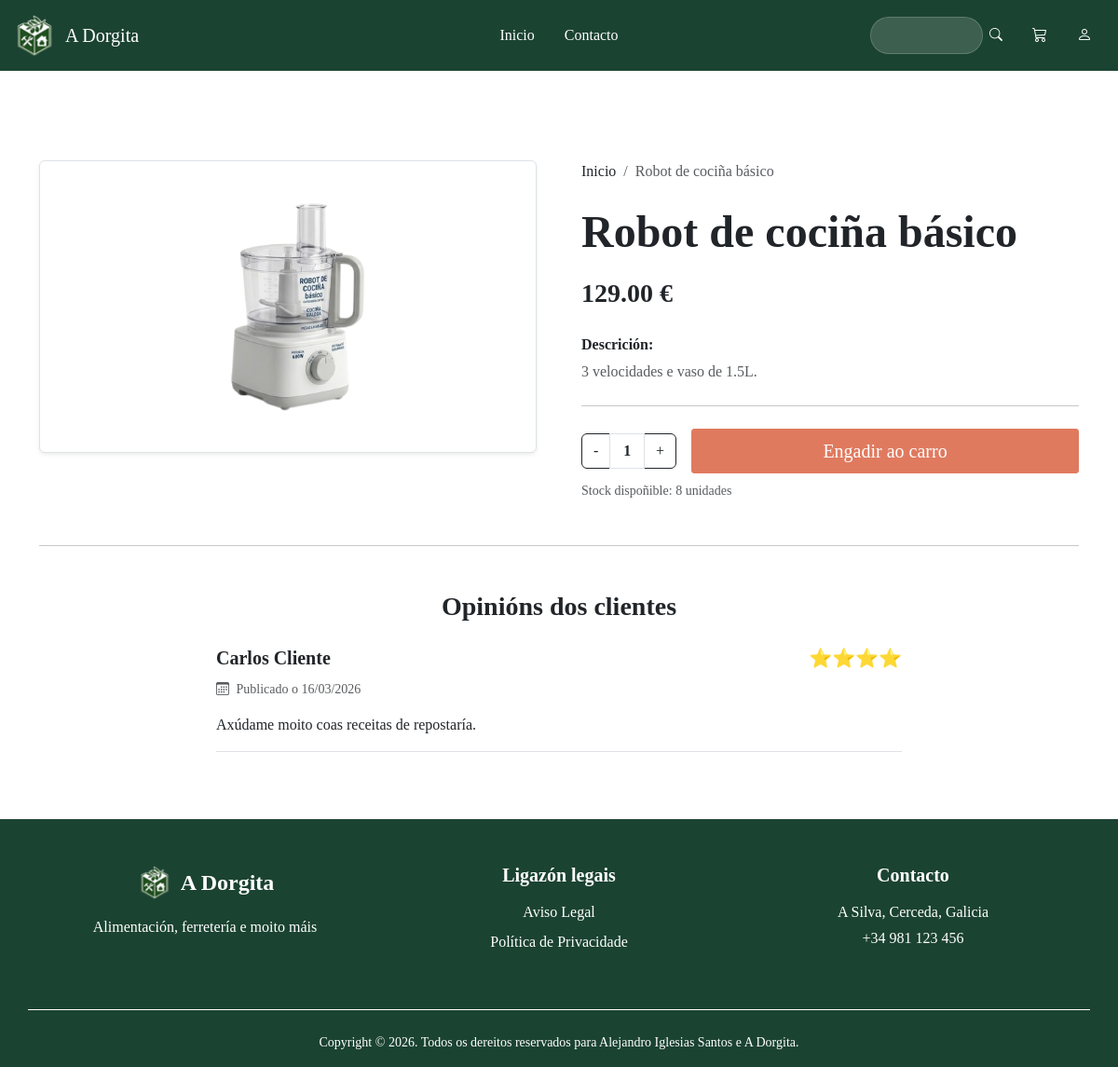
The app's page /index.php?c=producto&a=obter&id=23 with its own data.
### tables this page shows
CREATE TABLE productos (
    id INT AUTO_INCREMENT PRIMARY KEY,
    nome VARCHAR(100) NOT NULL,
    descripcion VARCHAR(500),
    precio DECIMAL(10,2) NOT NULL,
    stock INT DEFAULT 0,
    imagen VARCHAR(200),
    id_categoria INT,
    FOREIGN KEY (id_categoria) REFERENCES categorias(id) ON DELETE SET NULL
);

CREATE TABLE IF NOT EXISTS resenas (
    id INT AUTO_INCREMENT PRIMARY KEY,
    id_producto INT NOT NULL,
    id_usuario INT NOT NULL,
    comentario TEXT,
    puntuacion INT CHECK(puntuacion BETWEEN 1 AND 5),
    data_resena DATETIME DEFAULT CURRENT_TIMESTAMP,
    FOREIGN KEY (id_producto) REFERENCES productos(id) ON DELETE CASCADE,
    FOREIGN KEY (id_usuario) REFERENCES usuarios(id) ON DELETE CASCADE
);

CREATE TABLE usuarios (
    id INT AUTO_INCREMENT PRIMARY KEY,
    nome VARCHAR(50) NOT NULL,
    email VARCHAR(100) UNIQUE NOT NULL,
    contrasinal VARCHAR(250) NOT NULL,
    rol ENUM('admin', 'cliente'),
    foto_perfil VARCHAR(255) DEFAULT 'default.png'
);

### config/database.php (called while the page is built)
<?php
class Database {
    public static function connect() {
        $host = "localhost";
        $user = "root";
        $password = "";
        $database = "a_dorgita";
        try {
            $conexion = new PDO("mysql:host=$host;dbname=$database;charset=utf8mb4", $user, $password);
            $conexion->setAttribute(PDO::ATTR_ERRMODE, PDO::ERRMODE_EXCEPTION);
            return $conexion;
        } catch (PDOException $e) {
            die("Error de conexión: " . $e->getMessage());
        }
    }
}
?>

### app/models/ProductoDAO.php (called while the page is built, shortened)
<?php
require_once __DIR__ . '/../../config/database.php';
require_once __DIR__ . '/entidades/Producto.php';
class ProductoDAO
{
    private $conexion;
    public function __construct()
    {
        try {
            $this->conexion = Database::connect();
        } catch (Exception $e) {
            die($e->getMessage());
        }
    }
    public function obter($id)
    {
        try {
            $stmt = $this->conexion->prepare("SELECT * FROM productos WHERE id = ?");
            $stmt->execute(array($id));
            $stmt->setFetchMode(PDO::FETCH_CLASS, 'Producto');
            return $stmt->fetch();
        } catch (Exception $e) {
            die("Erro o ver detalles do produto" . $e->getMessage());
        }
    }
    public function obterResenas($id_producto)
    {
        try {
            $sql = "SELECT r.*, u.nome as nome_usuario
                FROM resenas r
                JOIN usuarios u ON r.id_usuario = u.id
                WHERE r.id_producto = ?
                ORDER BY r.data_resena DESC";
            $stmt = $this->conexion->prepare($sql);
            $stmt->execute([$id_producto]);
            return $stmt->fetchAll(PDO::FETCH_ASSOC);
        } catch (Exception $e) {
            return [];
        }
    }
}

### app/models/entidades/Producto.php (called while the page is built, shortened)
<?php
class Producto {
    private $nome;
    private $descripcion;
    private $precio;
    private $stock;
    private $imagen;
    public function getNome() { return $this->nome; }
    public function getDescripcion() { return $this->descripcion; }
    public function getPrecio() { return $this->precio; }
    public function getStock() { return $this->stock; }
    public function getImagen() { return $this->imagen; }
}

### views/produto.php (the view, shortened to what this page needs)
<div class="container py-5 mt-5">
    <div class="row g-5">
        <div class="col-md-6 text-center">
            <div class="p-4 rounded shadow-sm border border-1 caixa-filtros">
                <img src="public/img/<?php echo htmlspecialchars($prod->getImagen()); ?>"
                    class="img-fluid"
                    alt="<?php echo htmlspecialchars($prod->getNome()); ?>">
            </div>
        </div>
        <div class="col-md-6">
            <nav aria-label="breadcrumb">
                <ol class="breadcrumb mb-4">
                    <li class="breadcrumb-item"><a href="index.php?c=producto&a=index" class="enlace-filtro p-0">Inicio</a></li>
                    <li class="breadcrumb-item active" aria-current="page"><?php echo htmlspecialchars($prod->getNome()); ?></li>
                </ol>
            </nav>
            <h1 class="display-5 fw-bold texto-dorgita mb-3"><?php echo htmlspecialchars($prod->getNome()); ?></h1>
            <p class="fs-3 fw-bold texto-principal mb-4"><?php echo htmlspecialchars($prod->getPrecio()); ?> €</p>
            <div class="mb-4">
                <h6 class="fw-bold texto-dorgita">Descrición:</h6>
                <p class="text-muted"><?php echo htmlspecialchars($prod->getDescripcion()); ?></p>
            </div>
            <hr class="my-4">
            <form action="index.php?c=carro&a=engadir" method="POST">
                <div class="d-flex align-items-center gap-3">
                    <div class="input-group ancho-cantidade-produto" style="width: 140px;">
                        <button class="btn btn-cantidade" type="button" onclick="cambiarCantidade(-1)" <?php echo ($prod->getStock() <= 0) ? 'disabled' : ''; ?>>-</button>
                        <input type="number" name="cantidade" id="cantidade-input" class="form-control text-center fw-bold" value="<?php echo ($prod->getStock() > 0) ? '1' : '0'; ?>" min="<?php echo ($prod->getStock() > 0) ? '1' : '0'; ?>" max="<?php echo $prod->getStock(); ?>" oninput="validarStock(this, <?php echo $prod->getStock(); ?>)" readonly>
                        <button class="btn btn-cantidade" type="button" onclick="cambiarCantidade(1, <?php echo $prod->getStock(); ?>)" <?php echo ($prod->getStock() <= 0) ? 'disabled' : ''; ?>>+</button>
                    </div>
                    <?php if ($prod->getStock() > 0): ?>
                        <button type="submit" class="btn btn-engadir-carro btn-lg px-5 w-100">
                            Engadir ao carro
                        </button>
                    <?php else: ?>
                        <button type="button" class="btn btn-secondary btn-lg px-5 w-100" disabled>
                            Sen existencias
                        </button>
                    <?php endif; ?>
                </div>
                <small class="<?php echo ($prod->getStock() <= 0) ? 'text-danger' : 'text-muted'; ?> mt-2 d-block">
                    <?php if ($prod->getStock() > 0): ?>
                        Stock dispoñible: <?php echo $prod->getStock(); ?> unidades
                    <?php else: ?>
                        <i class="bi bi-x-circle me-1"></i>Actualmente fóra de stock
                    <?php endif; ?>
                </small>
            </form>
        </div>
    </div>
    <hr class="my-5">
    <div class="row">
        <div class="col-md-8 mx-auto">
            <h3 class="mb-4 text-center texto-dorgita fw-bold">Opinións dos clientes</h3>
            <?php if (empty($resenas)): ?>
                <div class="text-center py-4">
                    <p class="text-muted">Aínda non hai opinións para este produto.</p>
                </div>
            <?php else: ?>
                <?php foreach ($resenas as $r): ?>
                    <div class="border-bottom mb-4 pb-3">
                        <div class="d-flex justify-content-between align-items-center mb-2">
                            <strong class="texto-dorgita fs-5"><?php echo htmlspecialchars($r['nome_usuario']); ?></strong>
                            <span class="text-warning h5 mb-0"><?php echo str_repeat('⭐', $r['puntuacion']); ?></span>
                        </div>
                        <p class="text-muted small mb-3">
                            <i class="bi bi-calendar3 me-1"></i> Publicado o <?php echo date("d/m/Y", strtotime($r['data_resena'])); ?>
                        </p>
                        <p class="mb-0 text-dark"><?php echo nl2br(htmlspecialchars($r['comentario'])); ?></p>
                    </div>
                <?php endforeach; ?>
            <?php endif; ?>
        </div>
    </div>
</div>

### public/css/estilos.css (style rules this page uses)
body { font-family: 'Times New Roman', Times, serif; }
.texto-principal { color: #212529; }
.btn-engadir-carro { background-color:#E07A5F; color: #FFFFFF; border: 1px solid #E07A5F; border-radius: 3px; }
.caixa-filtros { background-color: #FFFFFF; }
.enlace-filtro { color:#212529; text-decoration: none; display: flex; justify-content: space-between; align-items: center; padding: 10px 15px; border-radius: 5px; }
.btn-cantidade { background-color: #FFFFFF; color: #212529; border: 1px solid #212529; }
.ancho-cantidade-produto { width: 140px; }
input[type=number] { -moz-appearance: textfield; appearance: textfield; }
#cantidade-input { position: relative; z-index: 1060; cursor: text; }

### records on screen
productos: imagen (picture), nome "Robot de cociña básico", precio "129.00", descripcion "3 velocidades e vaso de 1.5L.", cantidade "1", stock "8"
resenas: id_usuario.nome "Carlos Cliente", puntuacion "⭐⭐⭐⭐", data_resena "16/03/2026", comentario "Axúdame moito coas receitas de repostaría."
